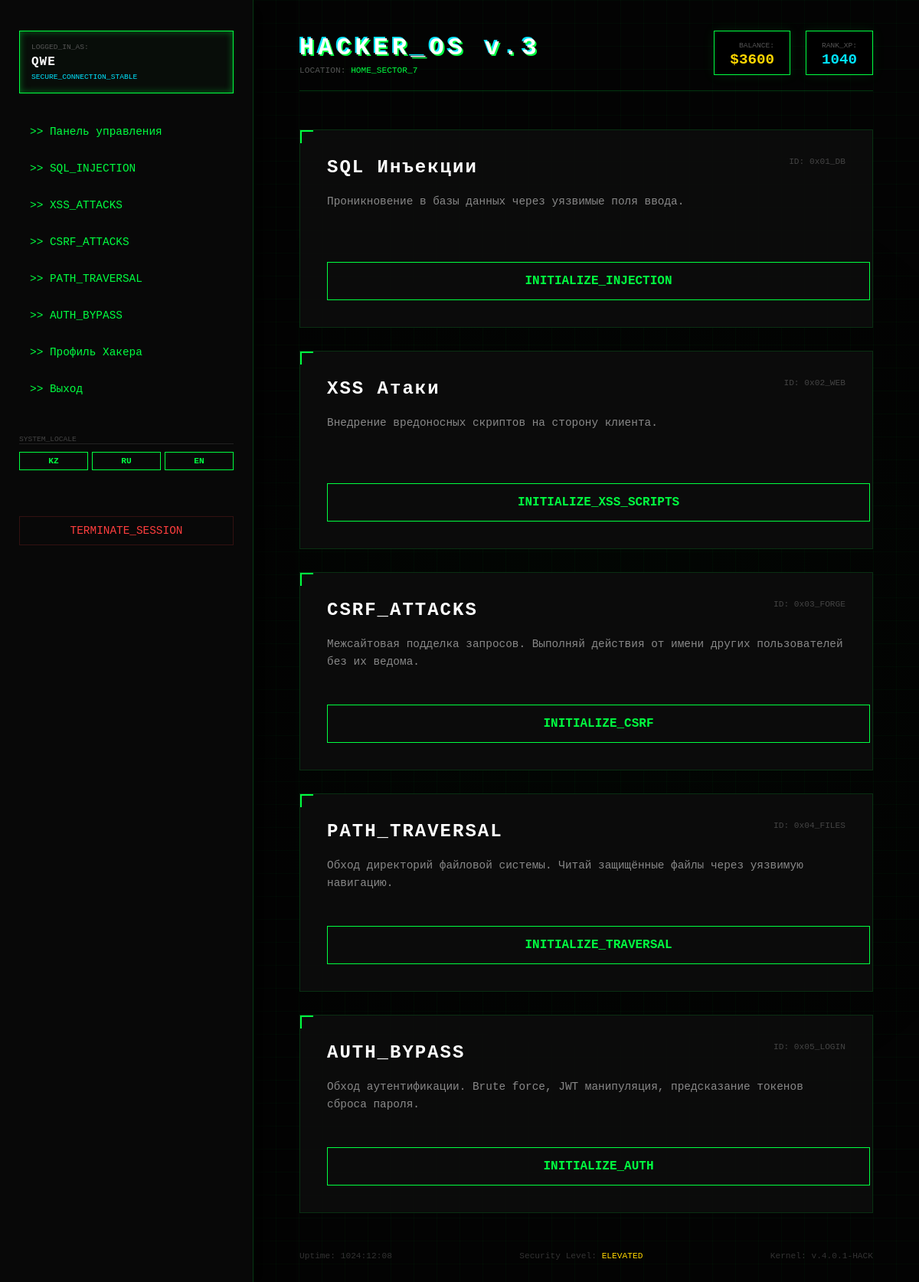
The app's page /dashboard (signed in) with its own data.
### tables this page shows
CREATE TABLE users (
            id          INTEGER PRIMARY KEY AUTOINCREMENT,
            username    TEXT    UNIQUE NOT NULL,
            email       TEXT    UNIQUE NOT NULL,
            password    TEXT    NOT NULL,
            is_admin    INTEGER DEFAULT 0,
            balance     INTEGER DEFAULT 500,
            xp          INTEGER DEFAULT 0,
            created_at  TEXT    DEFAULT (datetime('now')),
            last_login  TEXT,
            last_bonus_date TEXT
        );

### app/routes/main.py (the view)
@main_bp.route('/')
@main_bp.route('/dashboard')
@login_required
def index():
    user = current_user()
    uid  = user['id']
    check_and_give_daily_bonus(uid)
    if user['balance'] < 0:
        conn = get_db()
        conn.execute("UPDATE users SET balance = 50 WHERE id = ? AND balance < 0", (uid,))
        conn.commit()
        conn.close()
    sql_done  = sum(1 for i in range(1, 7) if is_completed(uid, 'sql',  i))
    xss_done  = sum(1 for i in range(1, 6) if is_completed(uid, 'xss',  i))
    csrf_done = sum(1 for i in range(1, 4) if is_completed(uid, 'csrf', i))
    path_done = sum(1 for i in range(1, 4) if is_completed(uid, 'path', i))
    auth_done = sum(1 for i in range(1, 4) if is_completed(uid, 'auth', i))
    return render_template(
        'index.html',
        sql_done=sql_done, xss_done=xss_done,
        csrf_done=csrf_done, path_done=path_done, auth_done=auth_done,
    )

### app/config.py (called while the page is built, shortened)
def _load_ui(lang: str) -> dict:
    return _UI_CACHE[lang]

def t_for_lang(lang: str) -> dict:
    raw  = _load_ui(lang)
    subs = {
        'hint_price':      HINT_PRICE,
        'surrender_price': SURRENDER_PRICE,
        'daily_bonus':     DAILY_BONUS,
    }
    out = dict(raw)
    for key in _FORMAT_KEYS:
        if key in out:
            try:
                out[key] = out[key].format(**subs)
            except (KeyError, ValueError):
                pass
    return out

### app/models.py (called while the page is built)
def get_db():
    conn = sqlite3.connect(DB_PATH)
    conn.row_factory = sqlite3.Row
    return conn

def get_user_by_id(user_id: int):
    conn = get_db()
    user = conn.execute("SELECT * FROM users WHERE id = ?", (user_id,)).fetchone()
    conn.close()
    return user

def check_and_give_daily_bonus(user_id: int):
    today = datetime.now().strftime('%Y-%m-%d')
    conn = get_db()
    user = conn.execute(
        "SELECT last_bonus_date FROM users WHERE id = ?", (user_id,)
    ).fetchone()
    if user and user["last_bonus_date"] != today:
        conn.execute(
            "UPDATE users SET balance = balance + 100, last_bonus_date = ? WHERE id = ?",
            (today, user_id)
        )
        conn.commit()
    conn.close()

def is_completed(user_id: int, category: str, level_id: int) -> bool:
    conn = get_db()
    row = conn.execute(
        "SELECT completed FROM progress WHERE user_id=? AND category=? AND level_id=?",
        (user_id, category, level_id)
    ).fetchone()
    conn.close()
    return bool(row and row["completed"])

def get_rank(xp: int) -> dict:
    rank_name, rank_icon = RANKS[0][1], RANKS[0][2]
    next_xp = RANKS[1][0]
    for i, (threshold, name, icon) in enumerate(RANKS):
        if xp >= threshold:
            rank_name, rank_icon = name, icon
            next_xp = RANKS[i + 1][0] if i + 1 < len(RANKS) else None
    progress_pct = 0
    if next_xp:
        curr_threshold = 0
        for threshold, name, _ in RANKS:
            if name == rank_name:
                curr_threshold = threshold
        span = next_xp - curr_threshold
        progress_pct = min(100, int((xp - curr_threshold) / span * 100))
    return {
        "name": rank_name,
        "icon": rank_icon,
        "next_xp": next_xp,
        "progress_pct": progress_pct,
    }

### app/routes/utils.py (called while the page is built)
def current_user():
    uid = session.get('user_id')
    return get_user_by_id(uid) if uid else None

### templates/index.html (shortened to what this page needs)
<!DOCTYPE html>
<html lang="ru">
<head>
</head>
<body>
    <aside class="sidebar">
        <div class="agent-info">
            <div style="font-size: 0.6rem; color: #555; margin-bottom: 5px;">LOGGED_IN_AS:</div>
            <div style="color: #fff; font-weight: bold; letter-spacing: 1px;">{{ current_user.username | upper }}</div>
            <div style="font-size: 0.6rem; color: var(--cyan-accent); margin-top: 5px;">SECURE_CONNECTION_STABLE</div>
        </div>
        <nav>
            <a href="/dashboard" class="nav-link">>> {{ t.dashboard }}</a>
            <a href="/sql-injection" class="nav-link">>> SQL_INJECTION</a>
            <a href="/XSS" class="nav-link">>> XSS_ATTACKS</a>
            <a href="/CSRF" class="nav-link">>> CSRF_ATTACKS</a>
            <a href="/PATH" class="nav-link">>> PATH_TRAVERSAL</a>
            <a href="/AUTH" class="nav-link">>> AUTH_BYPASS</a>
            <a href="/profile" class="nav-link">>> {{ t.profile }}</a>
            <a href="/achievements" class="nav-link">>> {{ t.exit }}</a>
            <div style="margin: 40px 0 10px; font-size: 0.6rem; color: #444; border-bottom: 1px solid #222;">
                SYSTEM_LOCALE</div>
            <div style="display: flex; gap: 5px;">
                <a href="/set_lang/kz" class="action-btn {% if curr_lang == 'kz' %}active-lang{% endif %}"
                    style="padding: 5px; font-size: 0.7rem;">KZ</a>
                <a href="/set_lang/ru" class="action-btn {% if curr_lang == 'ru' %}active-lang{% endif %}"
                    style="padding: 5px; font-size: 0.7rem;">RU</a>
                <a href="/set_lang/en" class="action-btn {% if curr_lang == 'en' %}active-lang{% endif %}"
                    style="padding: 5px; font-size: 0.7rem;">EN</a>
            </div>
            <a href="/logout" class="nav-link"
                style="margin-top: 60px; color: #ff3e3e; border: 1px solid #311; padding: 10px; text-align: center; display: block;">TERMINATE_SESSION</a>
        </nav>
    </aside>
    <main class="main-view">
        <header class="top-console">
            <div>
                <h1 class="glitch-title">HACKER_OS v.3</h1>
                <div style="font-size: 0.7rem; color: #555; margin-top: 5px;">LOCATION: <span
                        style="color: var(--primary-green);">HOME_SECTOR_7</span></div>
            </div>
            <div style="text-align: right; display: flex; gap: 20px;">
                <div class="stat-badge">
                    <span style="font-size: 0.6rem; color: #555;">BALANCE:</span><br>
                    <span style="color: var(--gold); font-size: 1.2rem; font-weight: bold;">${{ current_user.balance
                        }}</span>
                </div>
                <div class="stat-badge">
                    <span style="font-size: 0.6rem; color: #555;">RANK_XP:</span><br>
                    <span style="color: var(--cyan-accent); font-size: 1.2rem; font-weight: bold;">{{ current_user.xp
                        }}</span>
                </div>
            </div>
        </header>
        <div class="grid-container">
            <section class="module-frame">
                <div class="module-header">
                    <h3 class="module-title">{{ t.sql_title }}</h3>
                    <span class="module-id">ID: 0x01_DB</span>
                </div>
                <p class="module-content">{{ t.sql_desc }}</p>
                <a href="/sql-injection" class="action-btn">INITIALIZE_INJECTION</a>
            </section>
            <section class="module-frame">
                <div class="module-header">
                    <h3 class="module-title">{{ t.xss_title }}</h3>
                    <span class="module-id">ID: 0x02_WEB</span>
                </div>
                <p class="module-content">{{ t.xss_desc }}</p>
                <a href="/XSS" class="action-btn">INITIALIZE_XSS_SCRIPTS</a>
            </section>
            <section class="module-frame">
                <div class="module-header">
                    <h3 class="module-title">CSRF_ATTACKS</h3>
                    <span class="module-id">ID: 0x03_FORGE</span>
                </div>
                <p class="module-content">Межсайтовая подделка запросов. Выполняй действия от имени других пользователей
                    без их ведома.</p>
                <a href="/CSRF" class="action-btn">INITIALIZE_CSRF</a>
            </section>
            <section class="module-frame">
                <div class="module-header">
                    <h3 class="module-title">PATH_TRAVERSAL</h3>
                    <span class="module-id">ID: 0x04_FILES</span>
                </div>
                <p class="module-content">Обход директорий файловой системы. Читай защищённые файлы через уязвимую
                    навигацию.</p>
                <a href="/PATH" class="action-btn">INITIALIZE_TRAVERSAL</a>
            </section>
            <section class="module-frame">
                <div class="module-header">
                    <h3 class="module-title">AUTH_BYPASS</h3>
                    <span class="module-id">ID: 0x05_LOGIN</span>
                </div>
                <p class="module-content">Обход аутентификации. Brute force, JWT манипуляция, предсказание токенов
                    сброса пароля.</p>
                <a href="/AUTH" class="action-btn">INITIALIZE_AUTH</a>
            </section>
        </div>
        <div class="system-footer">
            <span>Uptime: 1024:12:08</span>
            <span>Security Level: <span style="color: var(--gold);">ELEVATED</span></span>
            <span>Kernel: v.4.0.1-HACK</span>
        </div>
    </main>
</body>
</html>

### templates/index.html (style rules this page uses)
:root { --primary-green: #00ff41; --neon-glow: rgba(0, 255, 65, 0.4); --deep-bg: #030303; --panel-bg: #080808; --module-bg: rgba(13, 13, 13, 0.9); --cyan-accent: #00e5ff; --gold: #ffd700; }
body { background-color: var(--deep-bg); color: var(--primary-green); font-family: 'Courier New', monospace; margin: 0; display: flex; height: 100vh; overflow: hidden; }
body::before { content: ""; position: fixed; top: 0; left: 0; right: 0; bottom: 0; background-image: linear-gradient(rgba(0, 255, 65, 0.03) 1px, transparent 1px), linear-gradient(90deg, rgba(0, 255, 65, 0.03) 1px, transparent 1px); background-size: 30px 30px; pointer-events: none; z-index: 1; }
.sidebar { width: 280px; background: var(--panel-bg); border-right: 1px solid rgba(0, 255, 65, 0.2); padding: 40px 25px; display: flex; flex-direction: column; z-index: 10; box-shadow: 10px 0 30px rgba(0, 0, 0, 0.8); }
.agent-info { border: 1px solid var(--primary-green); padding: 15px; background: rgba(0, 255, 65, 0.02); box-shadow: inset 0 0 10px var(--neon-glow); margin-bottom: 30px; }
.nav-link { color: var(--primary-green); text-decoration: none; font-size: 0.9rem; padding: 12px; margin-bottom: 8px; display: flex; align-items: center; border-left: 2px solid transparent; transition: 0.3s; }
.main-view { flex: 1; padding: 40px 60px; z-index: 5; overflow-y: auto; background: radial-gradient(circle at center, rgba(0, 40, 10, 0.1) 0%, transparent 70%); }
.top-console { display: flex; justify-content: space-between; align-items: flex-end; margin-bottom: 50px; border-bottom: 1px solid rgba(0, 255, 65, 0.2); padding-bottom: 20px; }
.glitch-title { font-size: 2rem; font-weight: bold; letter-spacing: 5px; margin: 0; color: #fff; text-shadow: 2px 2px var(--primary-green), -2px -2px var(--cyan-accent); }
.stat-badge { background: #000; border: 1px solid var(--primary-green); padding: 8px 20px; display: inline-block; box-shadow: 0 0 15px rgba(0, 255, 65, 0.1); }
.grid-container { display: grid; grid-template-columns: repeat(auto-fit, minmax(450px, 1fr)); gap: 30px; }
.module-frame { background: var(--module-bg); border: 1px solid rgba(0, 255, 65, 0.15); padding: 35px; position: relative; transition: 0.4s cubic-bezier(0.175, 0.885, 0.32, 1.275); overflow: hidden; }
.module-frame::before { content: ""; position: absolute; top: 0; left: 0; width: 15px; height: 15px; border-top: 2px solid var(--primary-green); border-left: 2px solid var(--primary-green); }
.module-header { display: flex; justify-content: space-between; margin-bottom: 20px; }
.module-id { color: #444; font-size: 0.7rem; }
.module-title { color: #fff; font-size: 1.5rem; margin: 0; letter-spacing: 2px; }
.module-content { color: #888; font-size: 0.9rem; line-height: 1.6; margin-bottom: 30px; min-height: 60px; }
.action-btn { display: block; width: 100%; padding: 15px; background: transparent; border: 1px solid var(--primary-green); color: var(--primary-green); text-align: center; text-decoration: none; font-weight: bold; font-size: 1rem; transition: 0.3s; position: relative; z-index: 2; }
.system-footer { margin-top: 50px; font-size: 0.7rem; color: #333; display: flex; justify-content: space-between; }

### records on screen
users: username "QWE", balance "3600", xp "1040"

### other values on screen
{{ t.dashboard }} "Панель управления"
{{ t.profile }} "Профиль Хакера"
{{ t.exit }} "Выход"
{{ t.sql_title }} "SQL Инъекции"
{{ t.sql_desc }} "Проникновение в базы данных через уязвимые поля ввода."
{{ t.xss_title }} "XSS Атаки"
{{ t.xss_desc }} "Внедрение вредоносных скриптов на сторону клиента."
